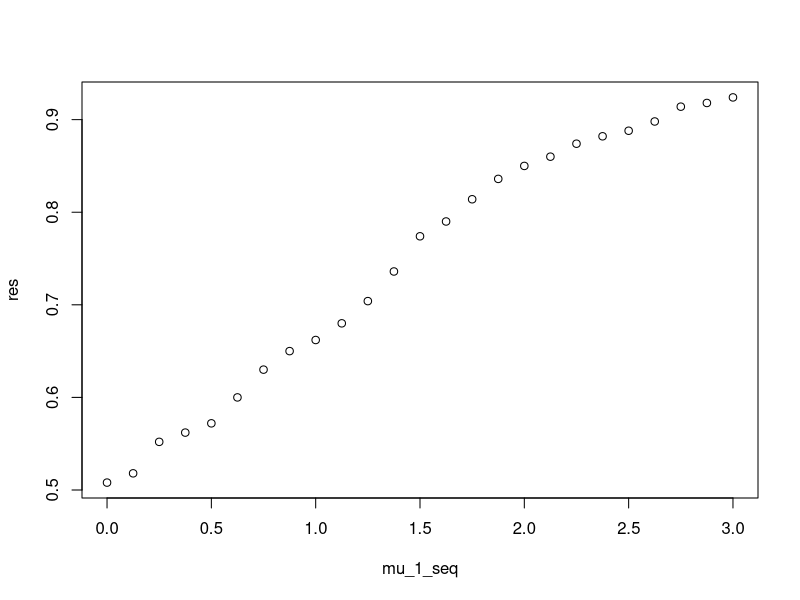

This chart was generated by the following R code:
library(tidyverse)
library(caret)

set.seed(2) 
make_data <- function(n = 1000, p = 0.5, 
                      mu_0 = 0, mu_1 = 2, 
                      sigma_0 = 1,  sigma_1 = 1){
  
  y <- rbinom(n, 1, p)
  f_0 <- rnorm(n, mu_0, sigma_0)
  f_1 <- rnorm(n, mu_1, sigma_1)
  x <- ifelse(y == 1, f_1, f_0)
  
  test_index <- createDataPartition(y, times = 1, p = 0.5, list = FALSE)
  
  list(train = data.frame(x = x, y = as.factor(y)) %>% slice(-test_index),
       test = data.frame(x = x, y = as.factor(y)) %>% slice(test_index))
}

mu_1_seq <- seq(0, 3, len=25)
res <- NULL
for (i in mu_1_seq) {
  set.seed(1)
dat <- make_data(mu_1 = i)
glm_fit <- glm(y ~ x ,data = dat$train, family = "binomial")
y_hat <- predict(glm_fit, newdata = dat$test, type = "response")
y_hat_logit <- ifelse(y_hat > 0.5, 1, 0) %>% factor
acc <- confusionMatrix(y_hat_logit, dat$test$y)$overall[["Accuracy"]]
res <- append(res, acc)

}
print(mu_1_seq)
print(res)
plot(mu_1_seq, res)










